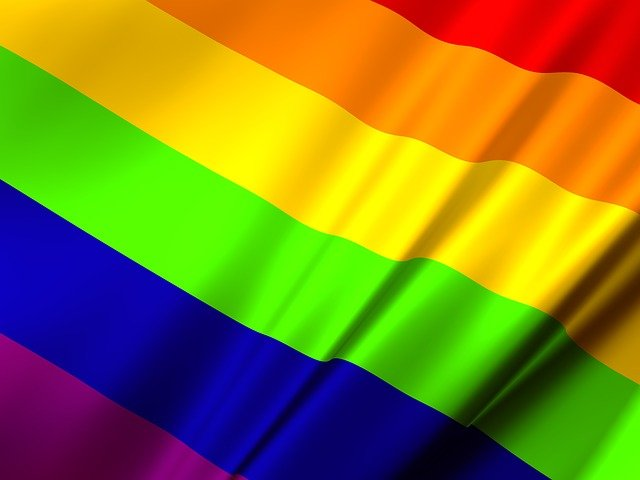
#> input picture Codigo/OpenCV/imagenes/lgtb.jpg, 640 x 480 px
$ python hsv_filtro_color.py
#> lines starting #> are read from the running program, lines starting #| are printed output that depends on the picture; after the words box and inside, x2 and y2 are one past the last pixel; in counts of white or black regions, pixels touching at a corner belong together
import cv2
import numpy as np

intervalo = 5

img = cv2.imread('../imagenes/lgtb.jpg')
#> img is the input picture: shape (480, 640, 3); mean B, G, R 33.7, 126.8, 132.8
hsv = cv2.cvtColor(img, cv2.COLOR_BGR2HSV)
#> hsv: shape (480, 640, 3); mean H, S, V 57.4, 252.9, 196.2

def filtra_matiz(matiz):
#> called with matiz = 0
    matiz_inferior = np.array([matiz- intervalo,0,0])
    matiz_superior = np.array([matiz + intervalo,255,255])
    mascara = cv2.inRange(hsv, matiz_inferior, matiz_superior)
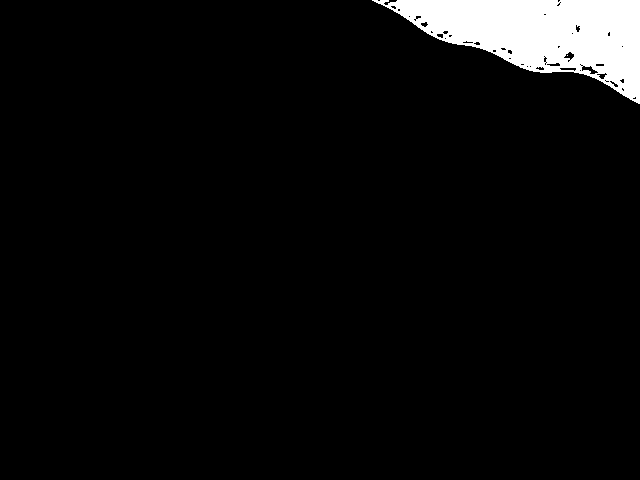
#> mascara: shape (480, 640); 4.7% white; 2 white regions (1 under 20 px), largest, box (x1, y1, x2, y2) and area: (372, 0, 640, 104) 14467

    res = cv2.bitwise_and(img,img, mask=mascara)
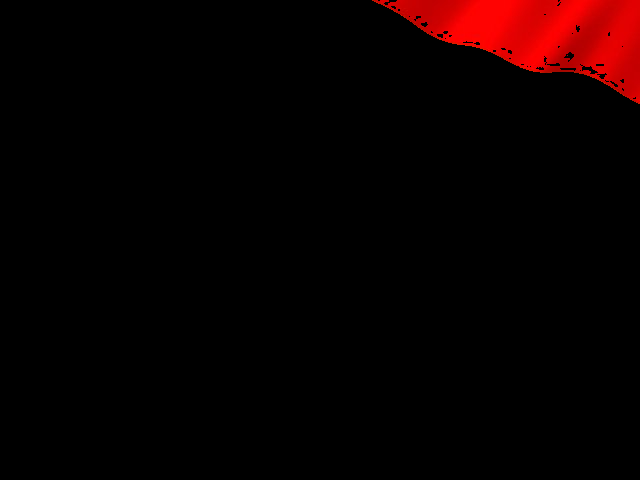
#> res: shape (480, 640, 3); mean B, G, R 0.1, 0.1, 10.5

    cv2.imshow('Mascara',mascara)
    cv2.imshow('Imagen filtrada',res)
    cv2.imshow('Imagen original',img)

filtra_matiz(0)

cv2.createTrackbar('Matiz', 'Imagen original', 0, 179, filtra_matiz)
#> slider 'Matiz' is set to 59

cv2.waitKey(0)
#> call 2 of filtra_matiz, with matiz = 59
#> in filtra_matiz (call 2), `mascara = cv2.inRange(hsv, matiz_inferior, matiz_superior)`:
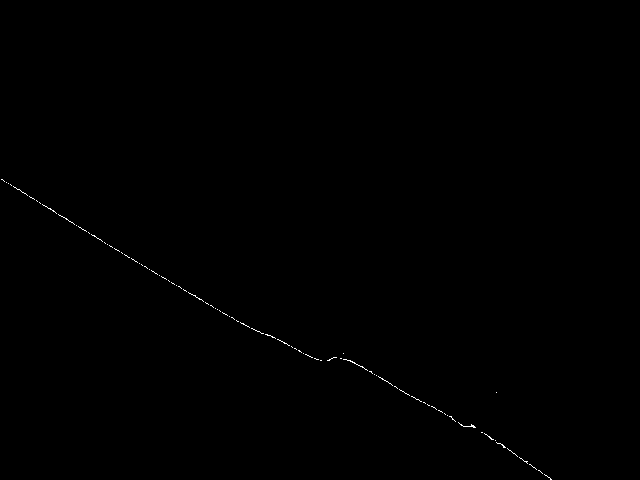
#> mascara: shape (480, 640); 0.16% white in thin lines or dots, all inside (x1, y1, x2, y2) = (1, 179, 552, 480)
cv2.destroyAllWindows()
